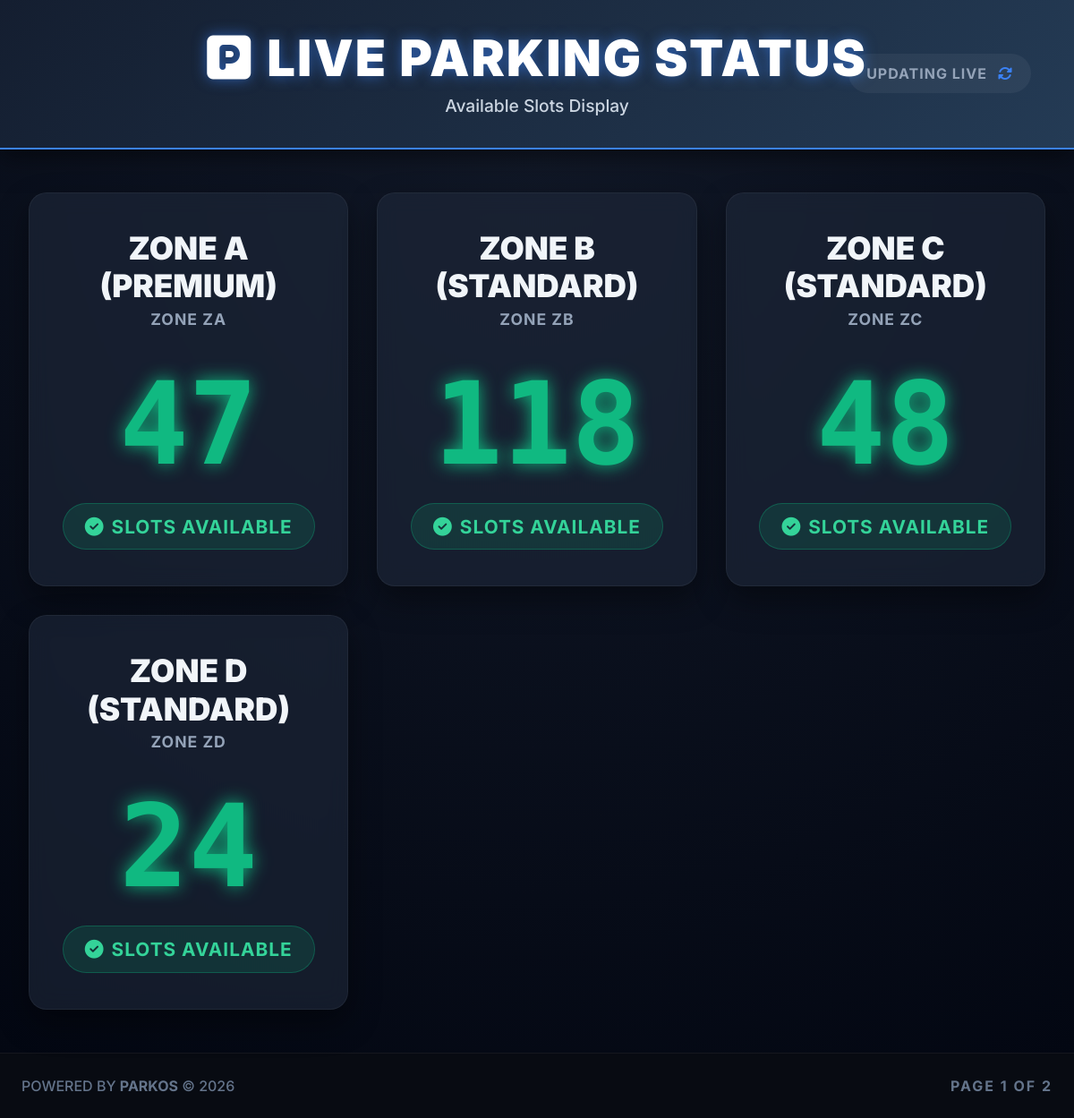
Screenshot of /public/ with the database file from the repository.
### parking/models.py (models this page shows, shortened)
class ParkingZone(models.Model):
    name = models.CharField(max_length=100)
    code = models.CharField(max_length=20, unique=True)
    capacity = models.PositiveIntegerField(default=50)
    vehicle_types = models.CharField(max_length=200, help_text="Comma separated types, e.g. Car,Bike,Truck")
    base_hourly_price = models.DecimalField(max_digits=10, decimal_places=2, help_text="Price for first base hours")
    additional_hour_after = models.PositiveIntegerField(default=1, help_text="Apply additional price after X hours")
    extra_hours_step = models.PositiveIntegerField(default=1, help_text="Charge applies per every X extra hours")
    additional_hour_price = models.DecimalField(max_digits=10, decimal_places=2)
    is_free = models.BooleanField(default=False, help_text="If checked, zone is 100% free")
    assigned_staff = models.ManyToManyField(User, limit_choices_to={'role': 'Staff'}, blank=True)
    is_active = models.BooleanField(default=True)
    created_at = models.DateTimeField(auto_now_add=True)
    updated_at = models.DateTimeField(auto_now=True)
    def current_occupancy(self):
        return self.vehiclerecord_set.filter(status='ACTIVE').count()
    def available_slots(self):
        return max(0, self.capacity - self.current_occupancy())

### parking/views.py (the view)
# urls.py: path('public/', views.public_display_view, name='public_display'),
def public_display_view(request):
    zones = list(ParkingZone.objects.filter(is_active=True).order_by('name'))
    per_page = 4
    total_zones = len(zones)
    total_pages = math.ceil(total_zones / per_page) if total_zones > 0 else 1
    try:
        current_page = int(request.GET.get('page', 1))
    except ValueError:
        current_page = 1
    if current_page > total_pages or current_page < 1:
        current_page = 1
    next_page = current_page + 1 if current_page < total_pages else 1
    start_idx = (current_page - 1) * per_page
    end_idx = start_idx + per_page
    paginated_zones = zones[start_idx:end_idx]
    display_zones = []
    for zone in paginated_zones:
        display_zones.append({
            'name': zone.name,
            'code': zone.code,
            'available': zone.available_slots(),
        })
    context = {
        'title': 'Public Display Screen',
        'zones': display_zones,
        'current_page': current_page,
        'total_pages': total_pages,
        'next_page': next_page,
    }
    return render(request, 'parking/public_display.html', context)

### templates/parking/public_display.html (shortened to what this page needs)
<!DOCTYPE html>
<html lang="en">
<head>
    <link href="https://cdn.jsdelivr.net/npm/bootstrap@5.3.2/dist/css/bootstrap.min.css" rel="stylesheet">
    <link rel="stylesheet" href="https://cdnjs.cloudflare.com/ajax/libs/font-awesome/6.4.2/css/all.min.css">
</head>
<body>
    <div id="live-display-container"
         hx-get="?page={{ next_page }}"
         hx-trigger="every 8s"
         hx-swap="outerHTML">
    <div class="header">
        <h1><i class="fa-solid fa-square-parking me-3"></i>Live Parking Status</h1>
        <p>Available Slots Display</p>
        <div class="refresh-indicator">
            <span>Updating Live</span>
            <i class="fa-solid fa-rotate spinner" style="color: #3b82f6;"></i>
        </div>
    </div>
    <div class="main-container">
        <div class="zones-grid">
            {% for zone in zones %}
            <div class="zone-card {% if zone.available > 0 %}status-available{% else %}status-full{% endif %}">
                <div class="zone-name">{{ zone.name }}</div>
                <div class="zone-code">ZONE {{ zone.code }}</div>
                <div class="slot-count">{{ zone.available }}</div>
                {% if zone.available > 0 %}
                    <div class="status-message">
                        <i class="fa-solid fa-check-circle me-2"></i>Slots Available
                    </div>
                {% else %}
                    <div class="status-message">
                        <i class="fa-solid fa-circle-xmark me-2"></i>Sorry, Parking is Full
                    </div>
                {% endif %}
            </div>
            {% endfor %}
        </div>
    </div>
    <div class="footer d-flex justify-content-between align-items-center px-4">
        <div>
            POWERED BY <strong>PARKOS</strong> &copy; {% now "Y" %}
        </div>
        <div class="fw-bold" style="letter-spacing: 2px;">
            PAGE {{ current_page }} OF {{ total_pages }}
        </div>
    </div>
    </div>
</body>
</html>

### templates/parking/public_display.html (style rules this page uses)
body { background-color: #0b0f19; color: #ffffff; font-family: 'Inter', sans-serif; margin: 0; padding: 0; min-height: 100vh; display: flex; flex-direction: column; overflow-x: hidden; }
.header { background: linear-gradient(135deg, #141e30, #243b55); padding: 2rem; text-align: center; box-shadow: 0 4px 30px rgba(0, 0, 0, 0.6); border-bottom: 2px solid #3b82f6; position: relative; z-index: 10; }
.header h1 { font-weight: 900; font-size: 3.5rem; letter-spacing: 2px; margin: 0; text-transform: uppercase; text-shadow: 0 0 15px rgba(59, 130, 246, 0.6); }
.header p { font-size: 1.2rem; color: #cbd5e1; margin-top: 5px; margin-bottom: 0; font-weight: 500; }
.main-container { flex: 1; padding: 3rem 2rem; display: flex; flex-direction: column; align-items: center; justify-content: flex-start; background: radial-gradient(circle at top, #111827 0%, #030712 100%); }
.zones-grid { display: grid; grid-template-columns: repeat(auto-fit, minmax(280px, 1fr)); gap: 2rem; width: 100%; max-width: 1400px; }
.zone-card { background: rgba(30, 41, 59, 0.6); border-radius: 20px; padding: 2.5rem 1.5rem; text-align: center; backdrop-filter: blur(12px); border: 1px solid rgba(255, 255, 255, 0.05); box-shadow: 0 15px 35px rgba(0, 0, 0, 0.4); transition: transform 0.3s ease, box-shadow 0.3s ease; display: flex; flex-direction: column; justify-content: center; align-items: center; }
.zone-name { font-size: 2.2rem; font-weight: 900; color: #f1f5f9; margin-bottom: 0.2rem; text-transform: uppercase; line-height: 1.2; }
.zone-code { font-size: 1.1rem; color: #94a3b8; margin-bottom: 1.5rem; letter-spacing: 1px; font-weight: 700; }
.slot-count { font-family: 'Roboto Mono', monospace; font-size: 8rem; font-weight: 700; line-height: 1; margin: 1rem 0; text-shadow: 0 0 20px currentColor; }
.status-available .slot-count { color: #10b981; }
.status-message { font-size: 1.3rem; font-weight: 700; text-transform: uppercase; margin-top: 0.5rem; border-radius: 50px; padding: 0.6rem 1.5rem; display: inline-block; letter-spacing: 1px; }
.status-available .status-message { background: rgba(16, 185, 129, 0.15); color: #34d399; border: 1px solid rgba(16, 185, 129, 0.3); }
.refresh-indicator { position: absolute; top: 50%; transform: translateY(-50%); right: 3rem; color: #94a3b8; display: flex; align-items: center; gap: 12px; font-size: 1rem; font-weight: 700; text-transform: uppercase; letter-spacing: 1px; background: rgba(255,255,255,0.05); padding: 10px 20px; border-radius: 30px; }
.spinner { animation: spin 4s linear infinite; }
.footer { text-align: center; padding: 1.5rem; color: #64748b; font-size: 1rem; background: #080b12; font-weight: 500; border-top: 1px solid rgba(255,255,255,0.05); }

### rows the page displays
ParkingZone: name "ZONE A (PREMIUM)", code "ZA"
ParkingZone: name "ZONE B (STANDARD)", code "ZB"
ParkingZone: name "ZONE C (STANDARD)", code "ZC"
ParkingZone: name "ZONE D (STANDARD)", code "ZD"

### other values shown
{{ zone.available }} "47" "118" "48" "24"
{{ current_page }} "1"
{{ total_pages }} "2"
